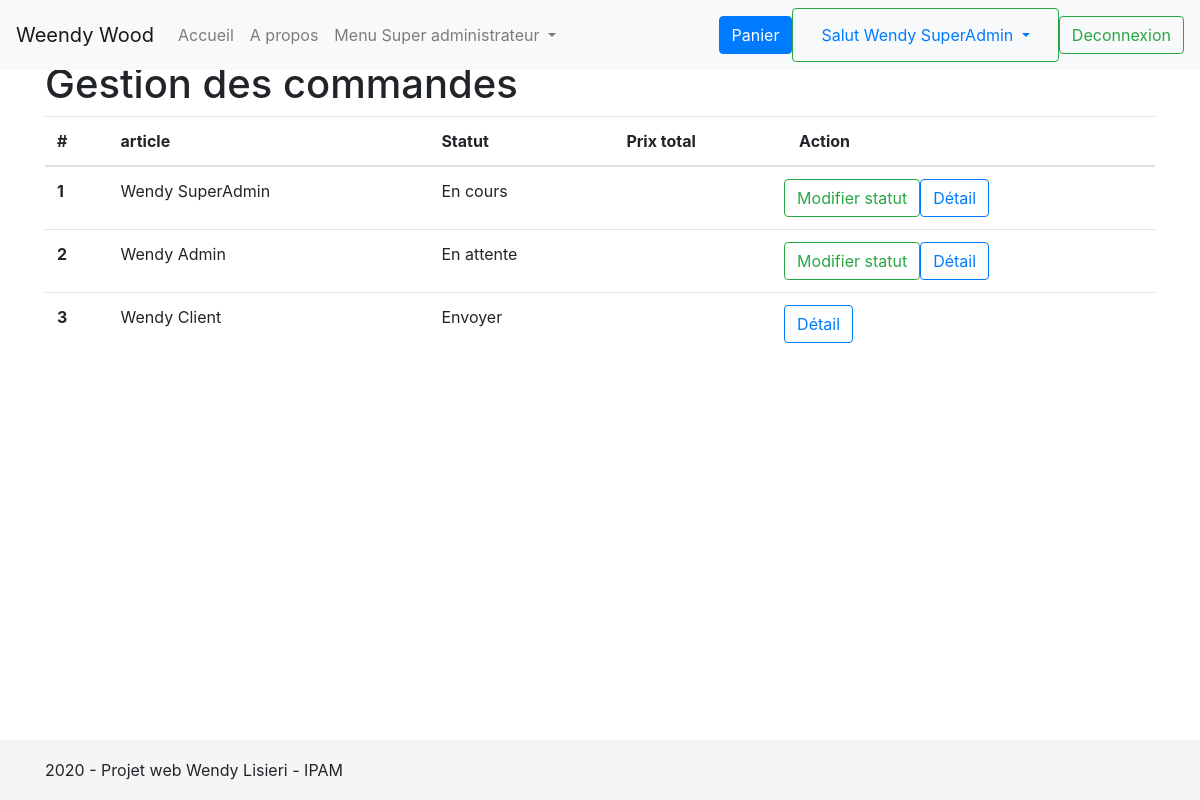
Before: /adminCommandes (signed in) with the older database file.
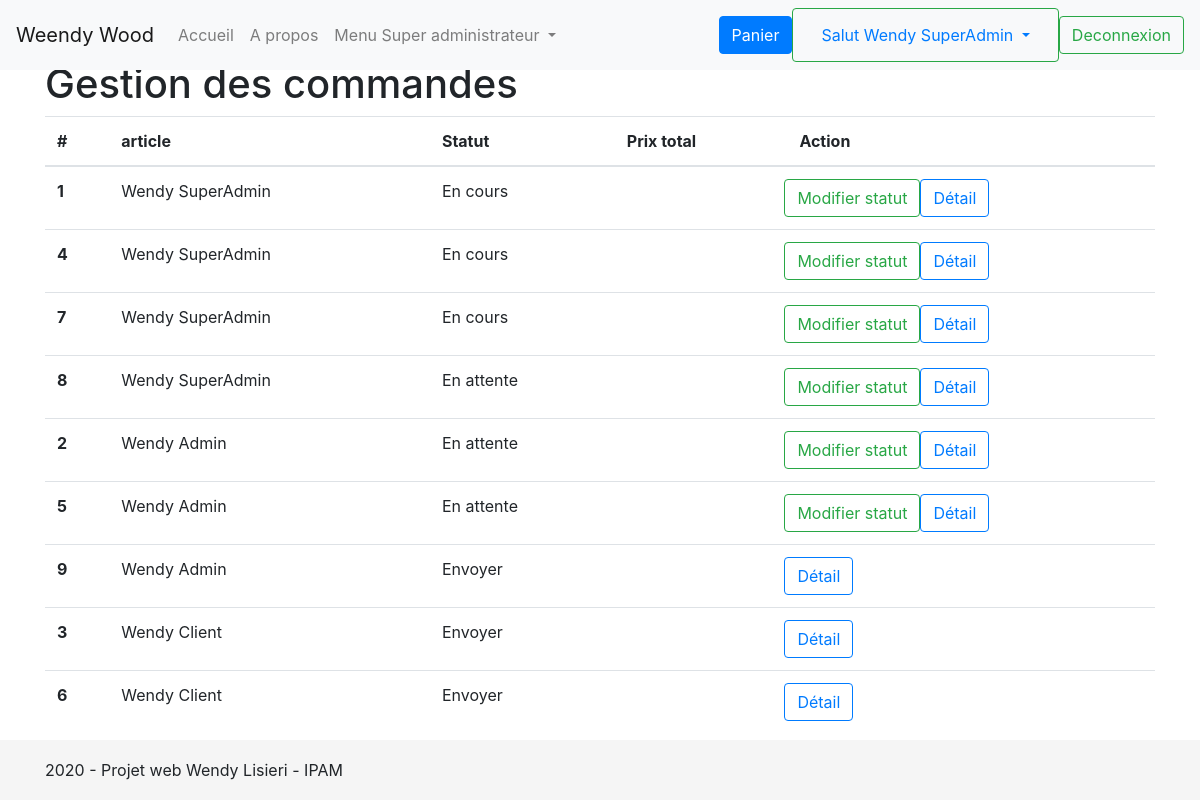
After: the same page with the newer database file.
### tables this page shows
CREATE TABLE enTeteCommande(idEnTeteCommande INT PRIMARY KEY AUTO_INCREMENT, idUtilisateur INT, idStatut INT, dateCommande DATE, FOREIGN KEY (idUtilisateur) REFERENCES utilisateurs (idUtilisateur), FOREIGN KEY (idStatut) REFERENCES statut (idStatut));

CREATE TABLE utilisateurs (idUtilisateur INT PRIMARY KEY AUTO_INCREMENT, idRole INT, nom VARCHAR(255), prenom VARCHAR(255), email VARCHAR(500) UNIQUE, mdp VARCHAR(255), isActive INT, FOREIGN KEY (idRole) REFERENCES roles (idRole) );

CREATE TABLE statut(idStatut INT PRIMARY KEY AUTO_INCREMENT, nomStatut VARCHAR(255));

### controllers/adminCommandes.php (called while the page is built, shortened)
<?php
require 'models/enTeteCommande.php';
$commandes = getEnTeteCommandes();
include 'views/adminCommandes.php';
?>

### models/enTeteCommande.php (called while the page is built, shortened)
<?php
function getEnTeteCommandes() {
    $db = getDb();
    $reponse = $db->query(
	'SELECT e.idEnTeteCommande, u.prenom, u.nom, u.idUtilisateur, s.idStatut, s.nomStatut, e.dateCommande
	FROM enTeteCommande AS e
	INNER JOIN utilisateurs AS u
		ON e.idUtilisateur = u.idUtilisateur
	INNER JOIN statut AS s
		ON e.idStatut = s.idStatut');
    $donnees = $reponse->fetchAll();
    return $donnees;
}
?>

### views/adminCommandes.php (the view, shortened to what this page needs)
<table class="table">
    <thead>
        <tr>
            <th scope="col">#</th>
            <th scope="col">article</th>
            <th scope="col">Statut</th>
			<th scope="col">Prix total</th>
            <th scope="col">Action</th>
        </tr>
    </thead>
    <tbody>
        <?php foreach($commandes as $commande):?>
			<tr>
				<th scope="row"><?=$commande['idEnTeteCommande']?></th>
				<td><?=$commande['prenom']?> <?=$commande['nom']?></td>
				<td><?=$commande['nomStatut']?></td>
				<td><??></td>
				<td>
					<div class="row">
						<?php if($commande['idStatut'] != 3):?>
							<form method ='post' action="formulaireCommandeStatut">
								<button class="btn btn-outline-success" type="submit">Modifier statut</button>
							</form>
						<?php endif ?>
						<form method ='post' action="detailsCommandes">
								<button class="btn btn-outline-primary" type="submit">Détail</button>
						</form>
					</div>
				</td>
			</tr>
        <?php endforeach ?>
    </tbody>
</table>
<?php
include 'includes/layout.php';
?>

Changed rows visible on the page:
added entetecommande: idEnTeteCommande "4", idUtilisateur.prenom "Wendy", idUtilisateur.nom "SuperAdmin", idStatut.nomStatut "En cours"
added entetecommande: idEnTeteCommande "7", idUtilisateur.prenom "Wendy", idUtilisateur.nom "SuperAdmin", idStatut.nomStatut "En cours"
added entetecommande: idEnTeteCommande "8", idUtilisateur.prenom "Wendy", idUtilisateur.nom "SuperAdmin", idStatut.nomStatut "En attente"
added entetecommande: idEnTeteCommande "5", idUtilisateur.prenom "Wendy", idUtilisateur.nom "Admin", idStatut.nomStatut "En attente"
added entetecommande: idEnTeteCommande "9", idUtilisateur.prenom "Wendy", idUtilisateur.nom "Admin", idStatut.nomStatut "Envoyer"
added entetecommande: idEnTeteCommande "6", idUtilisateur.prenom "Wendy", idUtilisateur.nom "Client", idStatut.nomStatut "Envoyer"
